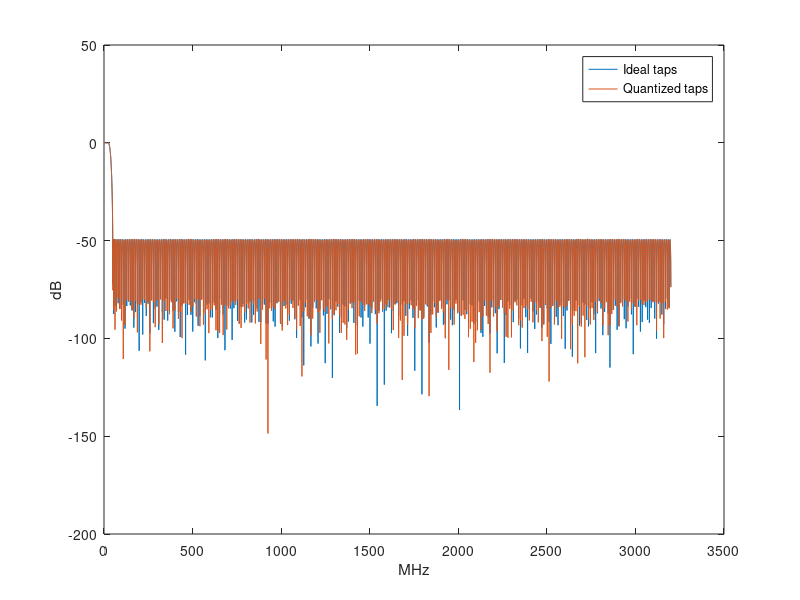

The MATLAB source for this figure:
clc;
clear all;
close all;

%Parameters
Fsamp = 6400;
nb_size = 2^14;
quant = 2^17-1;

%Read file
taps = csvread('taps.txt');
taps_quant = round(taps*quant);

%Frequency response ideal
h_taps = 20*log10(abs(freqz(taps,1,nb_size)));

%Frequency response quant
h_taps_quant = 20*log10(abs(freqz(taps_quant,1,nb_size)));
h_taps_quant_max = max(h_taps_quant);
h_taps_quant=h_taps_quant-h_taps_quant_max;

figure(1);
x_axis =(0:Fsamp/2/length(h_taps):Fsamp/2-Fsamp/2/length(h_taps)).';
plot(x_axis,h_taps);
hold on;
plot(x_axis,h_taps_quant);
xlabel('MHz')
ylabel('dB')
legend('Ideal taps','Quantized taps')